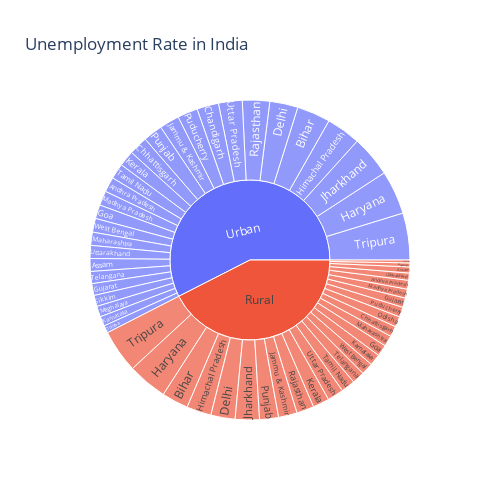

The notebook cell saved with this chart:
### Code cell
# creating dashboard to analyze the unemployment rate of each Indian state by area.
unemploment = data[["state", "area", "estimated unemployment rate"]]
figure = px.sunburst(unemploment, path=["area", "state"], 
                     values="estimated unemployment rate", 
                     width=500, height=500, color_continuous_scale="RdY1Gn", 
                     title="Unemployment Rate in India")
figure.show()

### Figure 1 — Plotly figure (JSON) as saved in the notebook; plotly's stock layout.template omitted (floating-point values rounded to 4 significant figures)
{"data": [{"branchvalues": "total", "domain": {"x": [0, 1], "y": [0, 1]}, "hovertemplate": "labels=%{label}<br>estimated unemployment rate=%{value}<br>parent=%{parent}<br>id=%{id}<extra></extra>", "ids": ["Rural/Andhra Pradesh", "Urban/Andhra Pradesh", "Rural/Assam", "Urban/Assam", "Rural/Bihar", "Urban/Bihar", "Urban/Chandigarh", "Rural/Chhattisgarh", "Urban/Chhattisgarh", "Rural/Delhi", "Urban/Delhi", "Rural/Goa", "Urban/Goa", "Rural/Gujarat", "Urban/Gujarat", "Rural/Haryana", "Urban/Haryana", "Rural/Himachal Pradesh", "Urban/Himachal Pradesh", "Rural/Jammu & Kashmir", "Urban/Jammu & Kashmir", "Rural/Jharkhand", "Urban/Jharkhand", "Rural/Karnataka", "Urban/Karnataka", "Rural/Kerala", "Urban/Kerala", "Rural/Madhya Pradesh", "Urban/Madhya Pradesh", "Rural/Maharashtra", "Urban/Maharashtra", "Rural/Meghalaya", "Urban/Meghalaya", "Rural/Odisha", "Urban/Odisha", "Rural/Puducherry", "Urban/Puducherry", "Rural/Punjab", "Urban/Punjab", "Rural/Rajasthan", "Urban/Rajasthan", "Rural/Sikkim", "Urban/Sikkim", "Rural/Tamil Nadu", "Urban/Tamil Nadu", "Rural/Telangana", "Urban/Telangana", "Rural/Tripura", "Urban/Tripura", "Rural/Uttar Pradesh", "Urban/Uttar Pradesh", "Rural/Uttarakhand", "Urban/Uttarakhand", "Rural/West Bengal", "Urban/West Bengal", "Rural", "Urban"], "labels": ["Andhra Pradesh", "Andhra Pradesh", "Assam", "Assam", "Bihar", "Bihar", "Chandigarh", "Chhattisgarh", "Chhattisgarh", "Delhi", "Delhi", "Goa", "Goa", "Gujarat", "Gujarat", "Haryana", "Haryana", "Himachal Pradesh", "Himachal Pradesh", "Jammu & Kashmir", "Jammu & Kashmir", "Jharkhand", "Jharkhand", "Karnataka", "Karnataka", "Kerala", "Kerala", "Madhya Pradesh", "Madhya Pradesh", "Maharashtra", "Maharashtra", "Meghalaya", "Meghalaya", "Odisha", "Odisha", "Puducherry", "Puducherry", "Punjab", "Punjab", "Rajasthan", "Rajasthan", "Sikkim", "Sikkim", "Tamil Nadu", "Tamil Nadu", "Telangana", "Telangana", "Tripura", "Tripura", "Uttar Pradesh", "Uttar Pradesh", "Uttarakhand", "Uttarakhand", "West Bengal", "West Bengal", "Rural", "Urban"], "name": "", "parents": ["Rural", "Urban", "Rural", "Urban", "Rural", "Urban", "Urban", "Rural", "Urban", "Rural", "Urban", "Rural", "Urban", "Rural", "Urban", "Rural", "Urban", "Rural", "Urban", "Rural", "Urban", "Rural", "Urban", "Rural", "Urban", "Rural", "Urban", "Rural", "Urban", "Rural", "Urban", "Rural", "Urban", "Rural", "Urban", "Rural", "Urban", "Rural", "Urban", "Rural", "Urban", "Rural", "Urban", "Rural", "Urban", "Rural", "Urban", "Rural", "Urban", "Rural", "Urban", "Rural", "Urban", "Rural", "Urban", "", ""], "type": "sunburst", "values": [77.37, 132.0, 53.89, 113.2, 234.8, 294.9, 191.9, 92.8, 165.9, 213.6, 248.2, 100.7, 121.9, 82.84, 103.8, 350.2, 385.8, 217.1, 302.1, 164.5, 175.5, 213.1, 363.3, 101.1, 85.79, 144.8, 138.7, 79.15, 128.2, 95.34, 116.3, 34.65, 94.92, 92.58, 65.84, 87.16, 178.4, 166.9, 169.9, 153.0, 240.7, 25.4, 97.84, 122.9, 137.1, 110.1, 106.6, 380.3, 413.5, 142.9, 208.5, 63.47, 114.3, 106.0, 121.5, 3707.0, 5016.0]}], "layout": {"height": 500, "legend": {"tracegroupgap": 0}, "title": {"text": "Unemployment Rate in India"}, "width": 500}}
